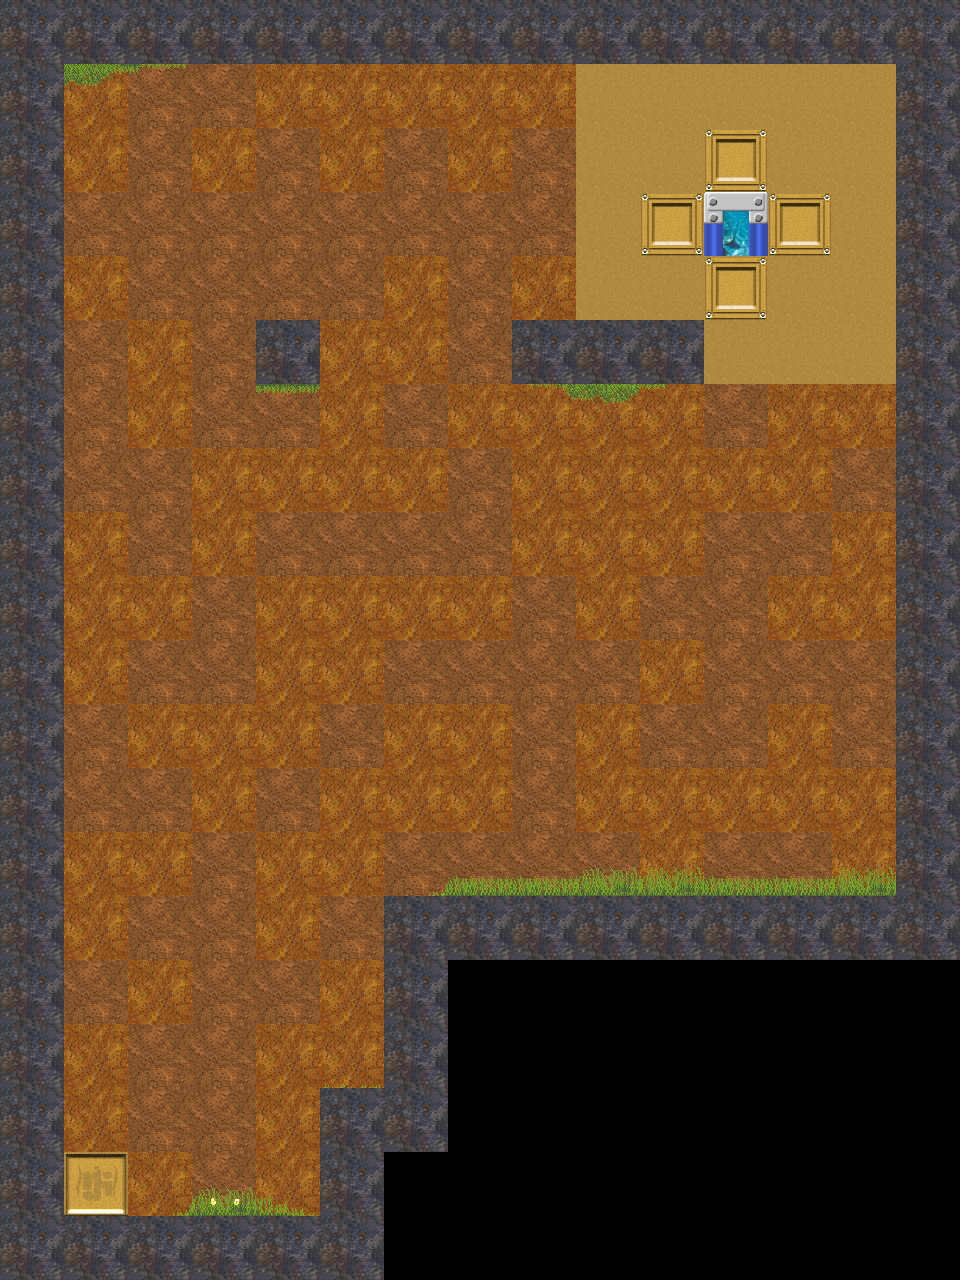

The image is a tile-based game level rendered from a .tmx file. Its description and source (layers, tilesets, objects; grid data summarised) follow:
An orthogonal 15x20 tile map with 64x64 px tiles, 5 tile layers (Walls, EnemyLocs, MovableMap, Grass, ...), 3 tilesets.

<map version="1.0" orientation="orthogonal" renderorder="right-down" width="15" height="20" tilewidth="64" tileheight="64" nextobjectid="1">
 <tileset firstgid="1" name="tiles" tilewidth="64" tileheight="64" spacing="2" margin="1" tilecount="4" columns="2">
  <image source="caveAtlas.png" width="134" height="134" />
 </tileset>
 <tileset firstgid="5" name="Level1WorldTileSheet-ipadhd" tilewidth="64" tileheight="64" spacing="2" margin="2" tilecount="225" columns="15">
  <image source="Level1WorldTileSheet-ipadhd.png" width="1024" height="1024" />
 </tileset>
 <tileset firstgid="230" name="GoldBricks" tilewidth="64" tileheight="64" spacing="2" margin="2" tilecount="49" columns="7">
  <image source="GoldBricks.png" width="512" height="512" />
 </tileset>
 <layer name="Walls" width="15" height="20">
  <data>[300 cells, 70 non-empty, 1 distinct tile ids]</data>
 </layer>
 <layer name="EnemyLocs" width="15" height="20">
  <data>[300 cells, 9 non-empty, 3 distinct tile ids]</data>
 </layer>
 <layer name="MovableMap" width="15" height="20">
  <data>[300 cells, 188 non-empty, 6 distinct tile ids]</data>
 </layer>
 <layer name="Grass" width="15" height="20">
  <data>[300 cells, 18 non-empty, 12 distinct tile ids]</data>
 </layer>
 <layer name="Exit" width="15" height="20">
  <data>[300 cells, 1 non-empty, 1 distinct tile ids]</data>
 </layer>
</map>
